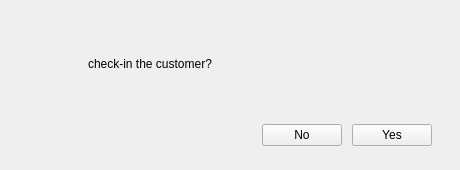
<?xml version="1.0" encoding="UTF-8"?>
<ui version="4.0">
 <class>Dialog</class>
 <widget class="QDialog" name="Dialog">
  <property name="geometry">
   <rect>
    <x>0</x>
    <y>0</y>
    <width>460</width>
    <height>170</height>
   </rect>
  </property>
  <property name="windowTitle">
   <string>Confirm</string>
  </property>
  <property name="minimumSize">
   <size>
    <width>440</width>
    <height>0</height>
   </size>
  </property>
  <layout class="QVBoxLayout" name="dialog_layout">
   <property name="spacing">
    <number>12</number>
   </property>
   <property name="leftMargin">
    <number>28</number>
   </property>
   <property name="topMargin">
    <number>24</number>
   </property>
   <property name="rightMargin">
    <number>28</number>
   </property>
   <property name="bottomMargin">
    <number>24</number>
   </property>
   <item>
    <layout class="QHBoxLayout" name="msg_row">
     <property name="spacing">
      <number>16</number>
     </property>
     <item>
      <widget class="QLabel" name="msg_icon">
       <property name="minimumSize">
        <size>
         <width>44</width>
         <height>44</height>
        </size>
       </property>
       <property name="maximumSize">
        <size>
         <width>44</width>
         <height>44</height>
        </size>
       </property>
       <property name="role" stdset="0">
        <string>card_icon</string>
       </property>
       <property name="alignment">
        <set>Qt::AlignCenter</set>
       </property>
      </widget>
     </item>
     <item>
      <widget class="QLabel" name="msg_label">
       <property name="text">
        <string>check-in the customer?</string>
       </property>
       <property name="wordWrap">
        <bool>true</bool>
       </property>
       <property name="role" stdset="0">
        <string>h2</string>
       </property>
      </widget>
     </item>
    </layout>
   </item>
   <item>
    <spacer name="spacer_1">
     <property name="orientation">
      <enum>Qt::Vertical</enum>
     </property>
     <property name="sizeType">
      <enum>QSizePolicy::Fixed</enum>
     </property>
     <property name="sizeHint" stdset="0">
      <size>
       <width>20</width>
       <height>8</height>
      </size>
     </property>
    </spacer>
   </item>
   <item>
    <layout class="QHBoxLayout" name="buttons_layout">
     <property name="spacing">
      <number>10</number>
     </property>
     <item>
      <spacer name="spacer_2">
       <property name="orientation">
        <enum>Qt::Horizontal</enum>
       </property>
       <property name="sizeHint" stdset="0">
        <size>
         <width>40</width>
         <height>20</height>
        </size>
       </property>
      </spacer>
     </item>
     <item>
      <widget class="QPushButton" name="msg_btn_2">
       <property name="text">
        <string>No</string>
       </property>
       <property name="cursor">
        <cursorShape>PointingHandCursor</cursorShape>
       </property>
       <property name="autoDefault">
        <bool>false</bool>
       </property>
      </widget>
     </item>
     <item>
      <widget class="QPushButton" name="msg_btn_1">
       <property name="text">
        <string>Yes</string>
       </property>
       <property name="cursor">
        <cursorShape>PointingHandCursor</cursorShape>
       </property>
       <property name="autoDefault">
        <bool>false</bool>
       </property>
       <property name="variant" stdset="0">
        <string>primary</string>
       </property>
      </widget>
     </item>
    </layout>
   </item>
  </layout>
 </widget>
 <resources/>
 <connections/>
</ui>
